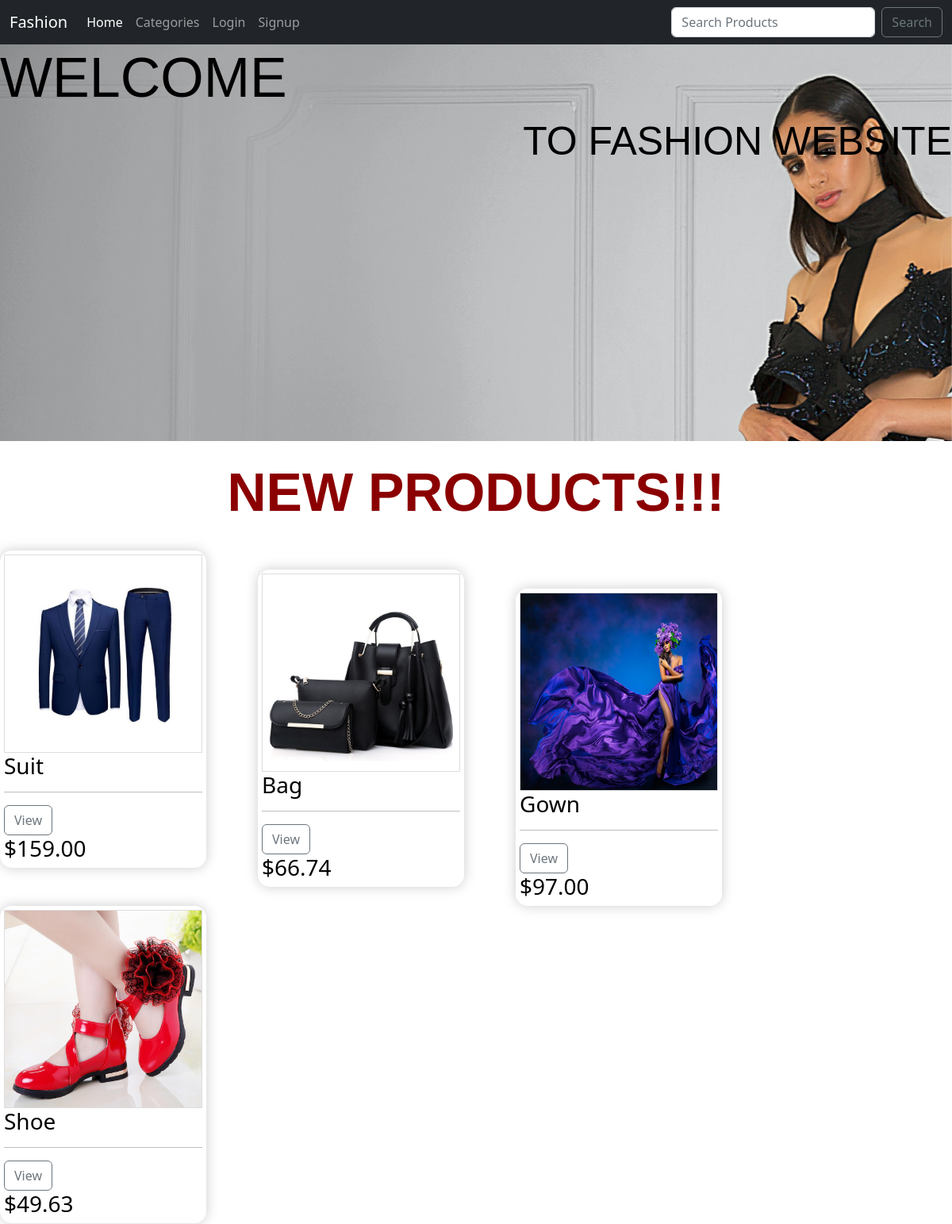
The page / on the database its author committed.
### products/models.py (models this page shows, shortened)
class Product(models.Model):
    category = models.ForeignKey(Category, on_delete=models.CASCADE)
    name = models.CharField(max_length=20)
    slug = models.CharField(max_length=150, null=False, blank=False)
    details = models.TextField(max_length=500, null=False)
    price = models.DecimalField(max_digits=1000, decimal_places=2)
    image = models.ImageField(upload_to="image/", blank=True, null=True)
    status = models.BooleanField(default=False, help_text="0-default, 1-Hidden")
    new = models.BooleanField(default=True, help_text="0-default, 1-Hidden")

### products/views.py (the view)
# urls.py: 2. Add a URL to urlpatterns:  path('', views.home, name='home')
def home(request):
    new_product = Product.objects.filter(new=True)
    context = {
        "new_product": new_product
    }
    return render(request, "home.html", context)

### templates/home.html (shortened to what this page needs)
{% extends 'base.html' %}
    {% block title %}
    {% load static %}
    <link rel="stylesheet" href="{% static 'css/homes.css' %}" >
    {% endblock title %}
  {% load static %}
    {% block content %}
      <div class="background" >
        <h1 class="text1">WELCOME</h1>
        <h1 class="text2">TO FASHION WEBSITE</h1>
      </div>
      <br/>
      <div  ><h1 class="new" > NEW PRODUCTS!!! </h1> </div>
      <br>
      {% for product in new_product %}
        <div class="product">
            <div class="div"><img  src="{{product.image.url}}" alt="image"  class="images"></div>
            <h3>{{product.name}}</h3>
            <hr>
            <a class="btn btn-outline-secondary" href="{% url 'product_detail' product.pk %}">
                View
            </a>
            <div > <h3 style="display:inline-block;" class="name">${{ product.price }} </h3> </div>
        </div>
        <br/>
        {% endfor %}
    {% endblock %}

### templates/base.html (shortened to what this page needs)
<!DOCTYPE html>
<html lang="en">
<head>
    {% block title %}
    {% endblock title %}
    <link href="https://cdn.jsdelivr.net/npm/bootstrap@5.2.3/dist/css/bootstrap.min.css" rel="stylesheet">
</head>
<body>
    {% load static %}
    <nav class="navbar navbar-expand-lg navbar-dark bg-dark">
        <div class="container-fluid">
          <a class="navbar-brand" href="">Fashion</a>
          <div class="collapse navbar-collapse" id="navbarSupportedContent">
            <ul class="navbar-nav me-auto mb-2 mb-lg-0">
              <li class="nav-item">
                <a class="nav-link active" aria-current="page" href="{% url 'home' %}">Home</a>
              </li>
              <li class="nav-item">
                <a class="nav-link" href="{% url 'Category' %}">Categories</a>
              </li>
              {% if user.is_authenticated %}
              <li class="nav-item">
                <a class="nav-link" href="{% url 'cart_view' %}">Cart</a>
              </li>
              <li class="nav-item">
                <a class="nav-link" href="{% url 'logout' %}">Logout</a>
              </li>
              {% else %}
              <li class="nav-item">
                <a class="nav-link" href="{% url 'login' %}">Login</a>
              </li>
              <li class="nav-item">
                <a class="nav-link" href="{% url 'signup' %}">Signup</a>
              </li>
              {% endif %}
            </ul>
            <form class="d-flex" role="search" method=POST action="{% url 'search_products' %}">
              <input class="form-control me-2" type="search" placeholder="Search Products" aria-label="Search" name="searched">
              <button class="btn btn-outline-secondary" type="submit">Search</button>
            </form>
          </div>
        </div>
      </nav>
    {% block content %}
    {% endblock %}
</body>
</html>

### static/css/homes.css (style rules this page uses)
.background { background-image:url('/static/images/khaled-ghareeb-QN507MdnxRQ-unsplash.jpg') ; background-repeat: no-repeat; background-attachment: fixed; background-size: cover; width: 97% 94%; height: 500px; }
.text1 { text-align: left; font-size: 70px; font-family:'Lucida Sans', 'Lucida Sans Regular', 'Lucida Grande', 'Lucida Sans Unicode', Geneva, Verdana, sans-serif; color: black; }
.text2 { text-align: right ; font-size: 50px; font-family: 'Lucida Sans', 'Lucida Sans Regular', 'Lucida Grande', 'Lucida Sans Unicode', Geneva, Verdana, sans-serif; color: black; }
.new { text-align: center; font-size: 68px; font-weight: bolder; font-family: 'Lucida Sans', 'Lucida Sans Regular', 'Lucida Grande', 'Lucida Sans Unicode', Geneva, Verdana, sans-serif; color: darkred; }
.div { background: #fff; display:flex; }
.images { background: #fff; width: 250px; background-repeat: no-repeat; height: 250px; background-size: cover; border: 1px solid #ddd; }
.name { text-align: center; }
.product { float: left; width: 25%; margin-right: 65px; box-shadow: hsl(0,0%,80%) 0 0 16px; display: block; border-radius: 15px; width: 260px; height: 400px; padding: 5px; color: black; }

### rows shown on the page
Product: image (picture), name "Suit", price "159.00"
Product: image (picture), name "Bag", price "66.74"
Product: image (picture), name "Gown", price "97.00"
Product: image (picture), name "Shoe", price "49.63"
